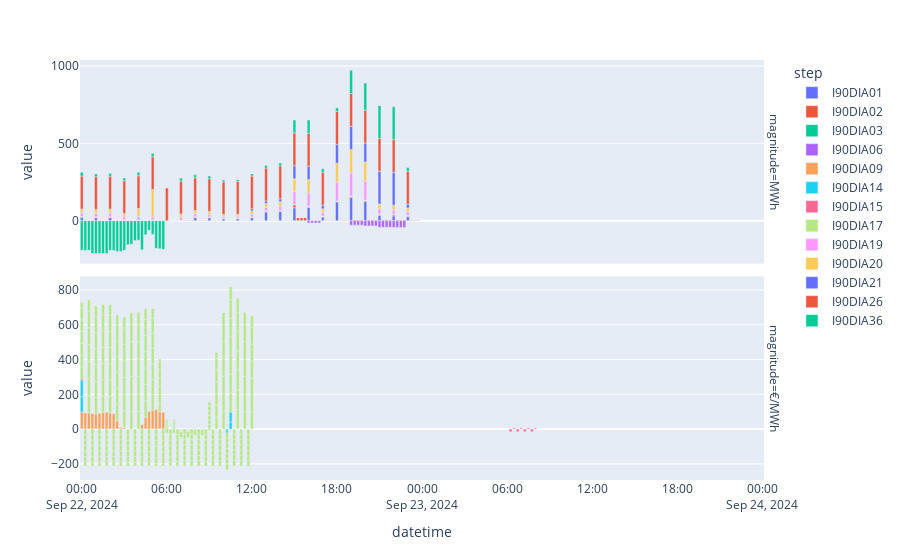

Notebook source saved alongside this figure:
### Code cell
import plotly.express as px

fig = px.bar(
    data_frame=df,
    x='datetime',
    y='value',
    color='step',
    hover_data=['program', 'magnitude', 'description_es'],
    facet_row='magnitude'
)

fig.update_yaxes(matches=None)

### Figure 1 — Plotly figure (JSON) as saved in the notebook; plotly's stock layout.template omitted (floating-point values rounded to 4 significant figures; data arrays with more than 128 entries replaced by an {"elided": "..."} marker saying what was removed)
{"data": [{"alignmentgroup": "True", "customdata": [["PVP", "MWh", "Resultado de la Programación Horaria del PVP"], ["PVP", "MWh", "Resultado de la Programación Horaria del PVP"], ["PVP", "MWh", "Resultado de la Programación Horaria del PVP"], ["PVP", "MWh", "Resultado de la Programación Horaria del PVP"], ["PVP", "MWh", "Resultado de la Programación Horaria del PVP"], ["PVP", "MWh", "Resultado de la Programación Horaria del PVP"], ["PVP", "MWh", "Resultado de la Programación Horaria del PVP"], ["PVP", "MWh", "Resultado de la Programación Horaria del PVP"], ["PVP", "MWh", "Resultado de la Programación Horaria del PVP"], ["PVP", "MWh", "Resultado de la Programación Horaria del PVP"], ["PVP", "MWh", "Resultado de la Programación Horaria del PVP"], ["PVP", "MWh", "Resultado de la Programación Horaria del PVP"], ["PVP", "MWh", "Resultado de la Programación Horaria del PVP"], ["PVP", "MWh", "Resultado de la Programación Horaria del PVP"], ["PVP", "MWh", "Resultado de la Programación Horaria del PVP"], ["PVP", "MWh", "Resultado de la Programación Horaria del PVP"], ["PVP", "MWh", "Resultado de la Programación Horaria del PVP"], ["PVP", "MWh", "Resultado de la Programación Horaria del PVP"], ["PVP", "MWh", "Resultado de la Programación Horaria del PVP"], ["PVP", "MWh", "Resultado de la Programación Horaria del PVP"], ["PVP", "MWh", "Resultado de la Programación Horaria del PVP"], ["PVP", "MWh", "Resultado de la Programación Horaria del PVP"], ["PVP", "MWh", "Resultado de la Programación Horaria del PVP"], ["PVP", "MWh", "Resultado de la Programación Horaria del PVP"]], "hovertemplate": "step=I90DIA01<br>magnitude=%{customdata[1]}<br>datetime=%{x}<br>value=%{y}<br>program=%{customdata[0]}<br>description_es=%{customdata[2]}<extra></extra>", "legendgroup": "I90DIA01", "marker": {"color": "#636efa", "pattern": {"shape": ""}}, "name": "I90DIA01", "offsetgroup": "I90DIA01", "orientation": "v", "showlegend": true, "textposition": "auto", "type": "bar", "x": ["2024-09-22T00:00:00+02:00", "2024-09-22T01:00:00+02:00", "2024-09-22T02:00:00+02:00", "2024-09-22T03:00:00+02:00", "2024-09-22T04:00:00+02:00", "2024-09-22T05:00:00+02:00", "2024-09-22T06:00:00+02:00", "2024-09-22T07:00:00+02:00", "2024-09-22T08:00:00+02:00", "2024-09-22T09:00:00+02:00", "2024-09-22T10:00:00+02:00", "2024-09-22T11:00:00+02:00", "2024-09-22T12:00:00+02:00", "2024-09-22T13:00:00+02:00", "2024-09-22T14:00:00+02:00", "2024-09-22T15:00:00+02:00", "2024-09-22T16:00:00+02:00", "2024-09-22T17:00:00+02:00", "2024-09-22T18:00:00+02:00", "2024-09-22T19:00:00+02:00", "2024-09-22T20:00:00+02:00", "2024-09-22T21:00:00+02:00", "2024-09-22T22:00:00+02:00", "2024-09-22T23:00:00+02:00"], "xaxis": "x2", "y": [21, 20, 20.5, null, null, null, null, null, 21.3, 19.7, 13.4, 13.8, 20.4, 57.1, 60.1, 83.6, 86.5, 24.1, 122, 150.5, 123, 33.5, 31.4, 26.9], "yaxis": "y2"}, {"alignmentgroup": "True", "customdata": {"elided": "96x3 str values"}, "hovertemplate": "step=I90DIA02<br>magnitude=%{customdata[1]}<br>datetime=%{x}<br>value=%{y}<br>program=%{customdata[0]}<br>description_es=%{customdata[2]}<extra></extra>", "legendgroup": "I90DIA02", "marker": {"color": "#EF553B", "pattern": {"shape": ""}}, "name": "I90DIA02", "offsetgroup": "I90DIA02", "orientation": "v", "showlegend": true, "textposition": "auto", "type": "bar", "x": ["2024-09-22T00:00:00+02:00", "2024-09-22T00:15:00+02:00", "2024-09-22T00:30:00+02:00", "2024-09-22T00:45:00+02:00", "2024-09-22T01:00:00+02:00", "2024-09-22T01:15:00+02:00", "2024-09-22T01:30:00+02:00", "2024-09-22T01:45:00+02:00", "2024-09-22T02:00:00+02:00", "2024-09-22T02:15:00+02:00", "2024-09-22T02:30:00+02:00", "2024-09-22T02:45:00+02:00", "2024-09-22T03:00:00+02:00", "2024-09-22T03:15:00+02:00", "2024-09-22T03:30:00+02:00", "2024-09-22T03:45:00+02:00", "2024-09-22T04:00:00+02:00", "2024-09-22T04:15:00+02:00", "2024-09-22T04:30:00+02:00", "2024-09-22T04:45:00+02:00", "2024-09-22T05:00:00+02:00", "2024-09-22T05:15:00+02:00", "2024-09-22T05:30:00+02:00", "2024-09-22T05:45:00+02:00", "2024-09-22T06:00:00+02:00", "2024-09-22T06:15:00+02:00", "2024-09-22T06:30:00+02:00", "2024-09-22T06:45:00+02:00", "2024-09-22T07:00:00+02:00", "2024-09-22T07:15:00+02:00", "2024-09-22T07:30:00+02:00", "2024-09-22T07:45:00+02:00", "2024-09-22T08:00:00+02:00", "2024-09-22T08:15:00+02:00", "2024-09-22T08:30:00+02:00", "2024-09-22T08:45:00+02:00", "2024-09-22T09:00:00+02:00", "2024-09-22T09:15:00+02:00", "2024-09-22T09:30:00+02:00", "2024-09-22T09:45:00+02:00", "2024-09-22T10:00:00+02:00", "2024-09-22T10:15:00+02:00", "2024-09-22T10:30:00+02:00", "2024-09-22T10:45:00+02:00", "2024-09-22T11:00:00+02:00", "2024-09-22T11:15:00+02:00", "2024-09-22T11:30:00+02:00", "2024-09-22T11:45:00+02:00", "2024-09-22T12:00:00+02:00", "2024-09-22T12:15:00+02:00", "2024-09-22T12:30:00+02:00", "2024-09-22T12:45:00+02:00", "2024-09-22T13:00:00+02:00", "2024-09-22T13:15:00+02:00", "2024-09-22T13:30:00+02:00", "2024-09-22T13:45:00+02:00", "2024-09-22T14:00:00+02:00", "2024-09-22T14:15:00+02:00", "2024-09-22T14:30:00+02:00", "2024-09-22T14:45:00+02:00", "2024-09-22T15:00:00+02:00", "2024-09-22T15:15:00+02:00", "2024-09-22T15:30:00+02:00", "2024-09-22T15:45:00+02:00", "2024-09-22T16:00:00+02:00", "2024-09-22T16:15:00+02:00", "2024-09-22T16:30:00+02:00", "2024-09-22T16:45:00+02:00", "2024-09-22T17:00:00+02:00", "2024-09-22T17:15:00+02:00", "2024-09-22T17:30:00+02:00", "2024-09-22T17:45:00+02:00", "2024-09-22T18:00:00+02:00", "2024-09-22T18:15:00+02:00", "2024-09-22T18:30:00+02:00", "2024-09-22T18:45:00+02:00", "2024-09-22T19:00:00+02:00", "2024-09-22T19:15:00+02:00", "2024-09-22T19:30:00+02:00", "2024-09-22T19:45:00+02:00", "2024-09-22T20:00:00+02:00", "2024-09-22T20:15:00+02:00", "2024-09-22T20:30:00+02:00", "2024-09-22T20:45:00+02:00", "2024-09-22T21:00:00+02:00", "2024-09-22T21:15:00+02:00", "2024-09-22T21:30:00+02:00", "2024-09-22T21:45:00+02:00", "2024-09-22T22:00:00+02:00", "2024-09-22T22:15:00+02:00", "2024-09-22T22:30:00+02:00", "2024-09-22T22:45:00+02:00", "2024-09-22T23:00:00+02:00", "2024-09-22T23:15:00+02:00", "2024-09-22T23:30:00+02:00", "2024-09-22T23:45:00+02:00"], "xaxis": "x2", "y": [6.15, 6.15, 6.15, 6.15, 4.375, 4.375, 4.375, 4.375, 4.65, 4.65, 4.65, 4.65, 4.625, 4.625, 4.625, 4.625, 5.425, 5.425, 5.425, 5.425, 5.65, 5.65, 5.65, 5.65, null, null, null, null, 4.875, 4.875, 4.875, 4.875, 4.925, 4.925, 4.925, 4.925, 4.425, 4.425, 4.425, 4.425, 2.925, 2.925, 2.925, 2.925, 3.05, 3.05, 3.05, 3.05, 3.45, 3.45, 3.45, 3.45, 4.15, 4.15, 4.15, 4.15, 4.875, 4.875, 4.875, 4.875, 20.9, 20.9, 20.9, 20.9, 6.625, 6.625, 6.625, 6.625, 5.875, 5.875, 5.875, 5.875, 6.125, 6.125, 6.125, 6.125, 8.875, 8.875, 8.875, 8.875, 10.38, 10.38, 10.38, 10.38, 10.78, 10.78, 10.78, 10.78, 9.775, 9.775, 9.775, 9.775, 6.2, 6.2, 6.2, 6.2], "yaxis": "y2"}, {"alignmentgroup": "True", "customdata": [["ResMD", "MWh", "Resultado de la Resolución de Restricciones en el Mercado Diario"], ["ResMD", "MWh", "Resultado de la Resolución de Restricciones en el Mercado Diario"], ["ResMD", "MWh", "Resultado de la Resolución de Restricciones en el Mercado Diario"], ["ResMD", "MWh", "Resultado de la Resolución de Restricciones en el Mercado Diario"], ["ResMD", "MWh", "Resultado de la Resolución de Restricciones en el Mercado Diario"], ["ResMD", "MWh", "Resultado de la Resolución de Restricciones en el Mercado Diario"], ["ResMD", "MWh", "Resultado de la Resolución de Restricciones en el Mercado Diario"], ["ResMD", "MWh", "Resultado de la Resolución de Restricciones en el Mercado Diario"], ["ResMD", "MWh", "Resultado de la Resolución de Restricciones en el Mercado Diario"], ["ResMD", "MWh", "Resultado de la Resolución de Restricciones en el Mercado Diario"], ["ResMD", "MWh", "Resultado de la Resolución de Restricciones en el Mercado Diario"], ["ResMD", "MWh", "Resultado de la Resolución de Restricciones en el Mercado Diario"], ["ResMD", "MWh", "Resultado de la Resolución de Restricciones en el Mercado Diario"], ["ResMD", "MWh", "Resultado de la Resolución de Restricciones en el Mercado Diario"], ["ResMD", "MWh", "Resultado de la Resolución de Restricciones en el Mercado Diario"], ["ResMD", "MWh", "Resultado de la Resolución de Restricciones en el Mercado Diario"], ["ResMD", "MWh", "Resultado de la Resolución de Restricciones en el Mercado Diario"], ["ResMD", "MWh", "Resultado de la Resolución de Restricciones en el Mercado Diario"], ["ResMD", "MWh", "Resultado de la Resolución de Restricciones en el Mercado Diario"], ["ResMD", "MWh", "Resultado de la Resolución de Restricciones en el Mercado Diario"], ["ResMD", "MWh", "Resultado de la Resolución de Restricciones en el Mercado Diario"], ["ResMD", "MWh", "Resultado de la Resolución de Restricciones en el Mercado Diario"], ["ResMD", "MWh", "Resultado de la Resolución de Restricciones en el Mercado Diario"], ["ResMD", "MWh", "Resultado de la Resolución de Restricciones en el Mercado Diario"]], "hovertemplate": "step=I90DIA03<br>magnitude=%{customdata[1]}<br>datetime=%{x}<br>value=%{y}<br>program=%{customdata[0]}<br>description_es=%{customdata[2]}<extra></extra>", "legendgroup": "I90DIA03", "marker": {"color": "#00cc96", "pattern": {"shape": ""}}, "name": "I90DIA03", "offsetgroup": "I90DIA03", "orientation": "v", "showlegend": true, "textposition": "auto", "type": "bar", "x": ["2024-09-22T00:00:00+02:00", "2024-09-22T00:15:00+02:00", "2024-09-22T00:30:00+02:00", "2024-09-22T00:45:00+02:00", "2024-09-22T01:00:00+02:00", "2024-09-22T01:15:00+02:00", "2024-09-22T01:30:00+02:00", "2024-09-22T01:45:00+02:00", "2024-09-22T02:00:00+02:00", "2024-09-22T02:15:00+02:00", "2024-09-22T02:30:00+02:00", "2024-09-22T02:45:00+02:00", "2024-09-22T03:00:00+02:00", "2024-09-22T03:15:00+02:00", "2024-09-22T03:30:00+02:00", "2024-09-22T03:45:00+02:00", "2024-09-22T04:00:00+02:00", "2024-09-22T04:15:00+02:00", "2024-09-22T04:30:00+02:00", "2024-09-22T04:45:00+02:00", "2024-09-22T05:00:00+02:00", "2024-09-22T05:15:00+02:00", "2024-09-22T05:30:00+02:00", "2024-09-22T05:45:00+02:00"], "xaxis": "x2", "y": [-191.1, -192.1, -191.6, -212.1, -212.1, -212.1, -212.1, -212.1, -190.8, -192.4, -198.7, -198.3, -191.7, -155, -152, -128.5, -125.6, -188, -90.1, -61.6, -89.1, -178.6, -180.7, -185.2], "yaxis": "y2"}, {"alignmentgroup": "True", "customdata": {"elided": "480x3 str values"}, "hovertemplate": "step=I90DIA06<br>magnitude=%{customdata[1]}<br>datetime=%{x}<br>value=%{y}<br>program=%{customdata[0]}<br>description_es=%{customdata[2]}<extra></extra>", "legendgroup": "I90DIA06", "marker": {"color": "#ab63fa", "pattern": {"shape": ""}}, "name": "I90DIA06", "offsetgroup": "I90DIA06", "orientation": "v", "showlegend": true, "textposition": "auto", "type": "bar", "x": {"elided": "480 str values"}, "xaxis": "x2", "y": {"elided": "480 float values"}, "yaxis": "y2"}, {"alignmentgroup": "True", "customdata": [["ResMD", "€/MWh", "Precios de la Resolución de Restricciones en el Mercado Diario"], ["ResMD", "€/MWh", "Precios de la Resolución de Restricciones en el Mercado Diario"], ["ResMD", "€/MWh", "Precios de la Resolución de Restricciones en el Mercado Diario"], ["ResMD", "€/MWh", "Precios de la Resolución de Restricciones en el Mercado Diario"], ["ResMD", "€/MWh", "Precios de la Resolución de Restricciones en el Mercado Diario"], ["ResMD", "€/MWh", "Precios de la Resolución de Restricciones en el Mercado Diario"], ["ResMD", "€/MWh", "Precios de la Resolución de Restricciones en el Mercado Diario"], ["ResMD", "€/MWh", "Precios de la Resolución de Restricciones en el Mercado Diario"], ["ResMD", "€/MWh", "Precios de la Resolución de Restricciones en el Mercado Diario"], ["ResMD", "€/MWh", "Precios de la Resolución de Restricciones en el Mercado Diario"], ["ResMD", "€/MWh", "Precios de la Resolución de Restricciones en el Mercado Diario"], ["ResMD", "€/MWh", "Precios de la Resolución de Restricciones en el Mercado Diario"], ["ResMD", "€/MWh", "Precios de la Resolución de Restricciones en el Mercado Diario"], ["ResMD", "€/MWh", "Precios de la Resolución de Restricciones en el Mercado Diario"], ["ResMD", "€/MWh", "Precios de la Resolución de Restricciones en el Mercado Diario"], ["ResMD", "€/MWh", "Precios de la Resolución de Restricciones en el Mercado Diario"], ["ResMD", "€/MWh", "Precios de la Resolución de Restricciones en el Mercado Diario"], ["ResMD", "€/MWh", "Precios de la Resolución de Restricciones en el Mercado Diario"], ["ResMD", "€/MWh", "Precios de la Resolución de Restricciones en el Mercado Diario"], ["ResMD", "€/MWh", "Precios de la Resolución de Restricciones en el Mercado Diario"], ["ResMD", "€/MWh", "Precios de la Resolución de Restricciones en el Mercado Diario"], ["ResMD", "€/MWh", "Precios de la Resolución de Restricciones en el Mercado Diario"], ["ResMD", "€/MWh", "Precios de la Resolución de Restricciones en el Mercado Diario"], ["ResMD", "€/MWh", "Precios de la Resolución de Restricciones en el Mercado Diario"]], "hovertemplate": "step=I90DIA09<br>magnitude=%{customdata[1]}<br>datetime=%{x}<br>value=%{y}<br>program=%{customdata[0]}<br>description_es=%{customdata[2]}<extra></extra>", "legendgroup": "I90DIA09", "marker": {"color": "#FFA15A", "pattern": {"shape": ""}}, "name": "I90DIA09", "offsetgroup": "I90DIA09", "orientation": "v", "showlegend": true, "textposition": "auto", "type": "bar", "x": ["2024-09-22T00:00:00+02:00", "2024-09-22T00:15:00+02:00", "2024-09-22T00:30:00+02:00", "2024-09-22T00:45:00+02:00", "2024-09-22T01:00:00+02:00", "2024-09-22T01:15:00+02:00", "2024-09-22T01:30:00+02:00", "2024-09-22T01:45:00+02:00", "2024-09-22T02:00:00+02:00", "2024-09-22T02:15:00+02:00", "2024-09-22T02:30:00+02:00", "2024-09-22T02:45:00+02:00", "2024-09-22T03:00:00+02:00", "2024-09-22T03:15:00+02:00", "2024-09-22T03:30:00+02:00", "2024-09-22T03:45:00+02:00", "2024-09-22T04:00:00+02:00", "2024-09-22T04:15:00+02:00", "2024-09-22T04:30:00+02:00", "2024-09-22T04:45:00+02:00", "2024-09-22T05:00:00+02:00", "2024-09-22T05:15:00+02:00", "2024-09-22T05:30:00+02:00", "2024-09-22T05:45:00+02:00"], "xaxis": "x", "y": [97.63, 93.23, 93.2, 90.1, 87.99, 91.95, 96.74, 97.35, 93.96, 88.28, 47.89, 9.522, 9.332, -2.02, -2.11, 0.03409, 0.05796, 26.1, 68.3, 101.1, 108.5, 112.2, 100.4, 97.63], "yaxis": "y"}, {"alignmentgroup": "True", "customdata": {"elided": "386x3 str values"}, "hovertemplate": "step=I90DIA14<br>magnitude=%{customdata[1]}<br>datetime=%{x}<br>value=%{y}<br>program=%{customdata[0]}<br>description_es=%{customdata[2]}<extra></extra>", "legendgroup": "I90DIA14", "marker": {"color": "#19d3f3", "pattern": {"shape": ""}}, "name": "I90DIA14", "offsetgroup": "I90DIA14", "orientation": "v", "showlegend": true, "textposition": "auto", "type": "bar", "x": {"elided": "386 str values"}, "xaxis": "x", "y": {"elided": "386 float values"}, "yaxis": "y"}, {"alignmentgroup": "True", "customdata": {"elided": "193x3 str values"}, "hovertemplate": "step=I90DIA15<br>magnitude=%{customdata[1]}<br>datetime=%{x}<br>value=%{y}<br>program=%{customdata[0]}<br>description_es=%{customdata[2]}<extra></extra>", "legendgroup": "I90DIA15", "marker": {"color": "#FF6692", "pattern": {"shape": ""}}, "name": "I90DIA15", "offsetgroup": "I90DIA15", "orientation": "v", "showlegend": true, "textposition": "auto", "type": "bar", "x": {"elided": "193 str values"}, "xaxis": "x", "y": {"elided": "193 int values"}, "yaxis": "y"}, {"alignmentgroup": "True", "customdata": {"elided": "343x3 str values"}, "hovertemplate": "step=I90DIA17<br>magnitude=%{customdata[1]}<br>datetime=%{x}<br>value=%{y}<br>program=%{customdata[0]}<br>description_es=%{customdata[2]}<extra></extra>", "legendgroup": "I90DIA17", "marker": {"color": "#B6E880", "pattern": {"shape": ""}}, "name": "I90DIA17", "offsetgroup": "I90DIA17", "orientation": "v", "showlegend": true, "textposition": "auto", "type": "bar", "x": {"elided": "343 str values"}, "xaxis": "x", "y": {"elided": "343 float values"}, "yaxis": "y"}, {"alignmentgroup": "True", "customdata": [["PHF1", "MWh", "Resultado de la Programación Horaria del PHF-1"], ["PHF1", "MWh", "Resultado de la Programación Horaria del PHF-1"], ["PHF1", "MWh", "Resultado de la Programación Horaria del PHF-1"], ["PHF1", "MWh", "Resultado de la Programación Horaria del PHF-1"], ["PHF1", "MWh", "Resultado de la Programación Horaria del PHF-1"], ["PHF1", "MWh", "Resultado de la Programación Horaria del PHF-1"], ["PHF1", "MWh", "Resultado de la Programación Horaria del PHF-1"], ["PHF1", "MWh", "Resultado de la Programación Horaria del PHF-1"], ["PHF1", "MWh", "Resultado de la Programación Horaria del PHF-1"], ["PHF1", "MWh", "Resultado de la Programación Horaria del PHF-1"], ["PHF1", "MWh", "Resultado de la Programación Horaria del PHF-1"], ["PHF1", "MWh", "Resultado de la Programación Horaria del PHF-1"], ["PHF1", "MWh", "Resultado de la Programación Horaria del PHF-1"], ["PHF1", "MWh", "Resultado de la Programación Horaria del PHF-1"], ["PHF1", "MWh", "Resultado de la Programación Horaria del PHF-1"], ["PHF1", "MWh", "Resultado de la Programación Horaria del PHF-1"], ["PHF1", "MWh", "Resultado de la Programación Horaria del PHF-1"], ["PHF1", "MWh", "Resultado de la Programación Horaria del PHF-1"], ["PHF1", "MWh", "Resultado de la Programación Horaria del PHF-1"], ["PHF1", "MWh", "Resultado de la Programación Horaria del PHF-1"], ["PHF1", "MWh", "Resultado de la Programación Horaria del PHF-1"], ["PHF1", "MWh", "Resultado de la Programación Horaria del PHF-1"], ["PHF1", "MWh", "Resultado de la Programación Horaria del PHF-1"], ["PHF1", "MWh", "Resultado de la Programación Horaria del PHF-1"]], "hovertemplate": "step=I90DIA19<br>magnitude=%{customdata[1]}<br>datetime=%{x}<br>value=%{y}<br>program=%{customdata[0]}<br>description_es=%{customdata[2]}<extra></extra>", "legendgroup": "I90DIA19", "marker": {"color": "#FF97FF", "pattern": {"shape": ""}}, "name": "I90DIA19", "offsetgroup": "I90DIA19", "orientation": "v", "showlegend": true, "textposition": "auto", "type": "bar", "x": ["2024-09-22T00:00:00+02:00", "2024-09-22T01:00:00+02:00", "2024-09-22T02:00:00+02:00", "2024-09-22T03:00:00+02:00", "2024-09-22T04:00:00+02:00", "2024-09-22T05:00:00+02:00", "2024-09-22T06:00:00+02:00", "2024-09-22T07:00:00+02:00", "2024-09-22T08:00:00+02:00", "2024-09-22T09:00:00+02:00", "2024-09-22T10:00:00+02:00", "2024-09-22T11:00:00+02:00", "2024-09-22T12:00:00+02:00", "2024-09-22T13:00:00+02:00", "2024-09-22T14:00:00+02:00", "2024-09-22T15:00:00+02:00", "2024-09-22T16:00:00+02:00", "2024-09-22T17:00:00+02:00", "2024-09-22T18:00:00+02:00", "2024-09-22T19:00:00+02:00", "2024-09-22T20:00:00+02:00", "2024-09-22T21:00:00+02:00", "2024-09-22T22:00:00+02:00", "2024-09-22T23:00:00+02:00"], "xaxis": "x2", "y": [24.6, 24.3, 25, 20.8, 21.8, 20.3, null, 19.5, 19.7, 17.7, 11.7, 12.2, 19.6, 25.1, 28.8, 83.6, 86.5, 23.5, 122, 150.5, 123, 31.8, 29.7, 24.7], "yaxis": "y2"}, {"alignmentgroup": "True", "customdata": [["PHF2", "MWh", "Resultado de la Programación Horaria del PHF-2"], ["PHF2", "MWh", "Resultado de la Programación Horaria del PHF-2"], ["PHF2", "MWh", "Resultado de la Programación Horaria del PHF-2"], ["PHF2", "MWh", "Resultado de la Programación Horaria del PHF-2"], ["PHF2", "MWh", "Resultado de la Programación Horaria del PHF-2"], ["PHF2", "MWh", "Resultado de la Programación Horaria del PHF-2"], ["PHF2", "MWh", "Resultado de la Programación Horaria del PHF-2"], ["PHF2", "MWh", "Resultado de la Programación Horaria del PHF-2"], ["PHF2", "MWh", "Resultado de la Programación Horaria del PHF-2"], ["PHF2", "MWh", "Resultado de la Programación Horaria del PHF-2"], ["PHF2", "MWh", "Resultado de la Programación Horaria del PHF-2"], ["PHF2", "MWh", "Resultado de la Programación Horaria del PHF-2"], ["PHF2", "MWh", "Resultado de la Programación Horaria del PHF-2"], ["PHF2", "MWh", "Resultado de la Programación Horaria del PHF-2"], ["PHF2", "MWh", "Resultado de la Programación Horaria del PHF-2"], ["PHF2", "MWh", "Resultado de la Programación Horaria del PHF-2"], ["PHF2", "MWh", "Resultado de la Programación Horaria del PHF-2"], ["PHF2", "MWh", "Resultado de la Programación Horaria del PHF-2"], ["PHF2", "MWh", "Resultado de la Programación Horaria del PHF-2"], ["PHF2", "MWh", "Resultado de la Programación Horaria del PHF-2"], ["PHF2", "MWh", "Resultado de la Programación Horaria del PHF-2"], ["PHF2", "MWh", "Resultado de la Programación Horaria del PHF-2"], ["PHF2", "MWh", "Resultado de la Programación Horaria del PHF-2"], ["PHF2", "MWh", "Resultado de la Programación Horaria del PHF-2"]], "hovertemplate": "step=I90DIA20<br>magnitude=%{customdata[1]}<br>datetime=%{x}<br>value=%{y}<br>program=%{customdata[0]}<br>description_es=%{customdata[2]}<extra></extra>", "legendgroup": "I90DIA20", "marker": {"color": "#FECB52", "pattern": {"shape": ""}}, "name": "I90DIA20", "offsetgroup": "I90DIA20", "orientation": "v", "showlegend": true, "textposition": "auto", "type": "bar", "x": ["2024-09-22T00:00:00+02:00", "2024-09-22T01:00:00+02:00", "2024-09-22T02:00:00+02:00", "2024-09-22T03:00:00+02:00", "2024-09-22T04:00:00+02:00", "2024-09-22T05:00:00+02:00", "2024-09-22T06:00:00+02:00", "2024-09-22T07:00:00+02:00", "2024-09-22T08:00:00+02:00", "2024-09-22T09:00:00+02:00", "2024-09-22T10:00:00+02:00", "2024-09-22T11:00:00+02:00", "2024-09-22T12:00:00+02:00", "2024-09-22T13:00:00+02:00", "2024-09-22T14:00:00+02:00", "2024-09-22T15:00:00+02:00", "2024-09-22T16:00:00+02:00", "2024-09-22T17:00:00+02:00", "2024-09-22T18:00:00+02:00", "2024-09-22T19:00:00+02:00", "2024-09-22T20:00:00+02:00", "2024-09-22T21:00:00+02:00", "2024-09-22T22:00:00+02:00", "2024-09-22T23:00:00+02:00"], "xaxis": "x2", "y": [24.6, 24.3, 25, 20.8, 51.8, 175.3, null, 19.5, 19.7, 17.7, 11.7, 12.2, 19.6, 25.1, 28.8, 83.6, 86.5, 23.5, 122, 150.5, 123, 31.8, 29.7, 24.7], "yaxis": "y2"}, {"alignmentgroup": "True", "customdata": [["PHF3", "MWh", "Resultado de la Programación Horaria del PHF-3"], ["PHF3", "MWh", "Resultado de la Programación Horaria del PHF-3"], ["PHF3", "MWh", "Resultado de la Programación Horaria del PHF-3"], ["PHF3", "MWh", "Resultado de la Programación Horaria del PHF-3"], ["PHF3", "MWh", "Resultado de la Programación Horaria del PHF-3"], ["PHF3", "MWh", "Resultado de la Programación Horaria del PHF-3"], ["PHF3", "MWh", "Resultado de la Programación Horaria del PHF-3"], ["PHF3", "MWh", "Resultado de la Programación Horaria del PHF-3"], ["PHF3", "MWh", "Resultado de la Programación Horaria del PHF-3"], ["PHF3", "MWh", "Resultado de la Programación Horaria del PHF-3"], ["PHF3", "MWh", "Resultado de la Programación Horaria del PHF-3"], ["PHF3", "MWh", "Resultado de la Programación Horaria del PHF-3"], ["PHF3", "MWh", "Resultado de la Programación Horaria del PHF-3"], ["PHF3", "MWh", "Resultado de la Programación Horaria del PHF-3"], ["PHF3", "MWh", "Resultado de la Programación Horaria del PHF-3"], ["PHF3", "MWh", "Resultado de la Programación Horaria del PHF-3"], ["PHF3", "MWh", "Resultado de la Programación Horaria del PHF-3"], ["PHF3", "MWh", "Resultado de la Programación Horaria del PHF-3"], ["PHF3", "MWh", "Resultado de la Programación Horaria del PHF-3"], ["PHF3", "MWh", "Resultado de la Programación Horaria del PHF-3"], ["PHF3", "MWh", "Resultado de la Programación Horaria del PHF-3"], ["PHF3", "MWh", "Resultado de la Programación Horaria del PHF-3"], ["PHF3", "MWh", "Resultado de la Programación Horaria del PHF-3"], ["PHF3", "MWh", "Resultado de la Programación Horaria del PHF-3"]], "hovertemplate": "step=I90DIA21<br>magnitude=%{customdata[1]}<br>datetime=%{x}<br>value=%{y}<br>program=%{customdata[0]}<br>description_es=%{customdata[2]}<extra></extra>", "legendgroup": "I90DIA21", "marker": {"color": "#636efa", "pattern": {"shape": ""}}, "name": "I90DIA21", "offsetgroup": "I90DIA21", "orientation": "v", "showlegend": true, "textposition": "auto", "type": "bar", "x": ["2024-09-22T00:00:00+02:00", "2024-09-22T01:00:00+02:00", "2024-09-22T02:00:00+02:00", "2024-09-22T03:00:00+02:00", "2024-09-22T04:00:00+02:00", "2024-09-22T05:00:00+02:00", "2024-09-22T06:00:00+02:00", "2024-09-22T07:00:00+02:00", "2024-09-22T08:00:00+02:00", "2024-09-22T09:00:00+02:00", "2024-09-22T10:00:00+02:00", "2024-09-22T11:00:00+02:00", "2024-09-22T12:00:00+02:00", "2024-09-22T13:00:00+02:00", "2024-09-22T14:00:00+02:00", "2024-09-22T15:00:00+02:00", "2024-09-22T16:00:00+02:00", "2024-09-22T17:00:00+02:00", "2024-09-22T18:00:00+02:00", "2024-09-22T19:00:00+02:00", "2024-09-22T20:00:00+02:00", "2024-09-22T21:00:00+02:00", "2024-09-22T22:00:00+02:00", "2024-09-22T23:00:00+02:00"], "xaxis": "x2", "y": [null, null, null, null, null, null, null, null, null, null, null, null, 13.8, 16.6, 19.5, 83.6, 86.5, 23.5, 122, 150.5, 123, 212.1, 212.1, 24.8], "yaxis": "y2"}, {"alignmentgroup": "True", "customdata": [["PBF", "MWh", "Resultado de la Programación Horaria del PBF"], ["PBF", "MWh", "Resultado de la Programación Horaria del PBF"], ["PBF", "MWh", "Resultado de la Programación Horaria del PBF"], ["PBF", "MWh", "Resultado de la Programación Horaria del PBF"], ["PBF", "MWh", "Resultado de la Programación Horaria del PBF"], ["PBF", "MWh", "Resultado de la Programación Horaria del PBF"], ["PBF", "MWh", "Resultado de la Programación Horaria del PBF"], ["PBF", "MWh", "Resultado de la Programación Horaria del PBF"], ["PBF", "MWh", "Resultado de la Programación Horaria del PBF"], ["PBF", "MWh", "Resultado de la Programación Horaria del PBF"], ["PBF", "MWh", "Resultado de la Programación Horaria del PBF"], ["PBF", "MWh", "Resultado de la Programación Horaria del PBF"], ["PBF", "MWh", "Resultado de la Programación Horaria del PBF"], ["PBF", "MWh", "Resultado de la Programación Horaria del PBF"], ["PBF", "MWh", "Resultado de la Programación Horaria del PBF"], ["PBF", "MWh", "Resultado de la Programación Horaria del PBF"], ["PBF", "MWh", "Resultado de la Programación Horaria del PBF"], ["PBF", "MWh", "Resultado de la Programación Horaria del PBF"], ["PBF", "MWh", "Resultado de la Programación Horaria del PBF"], ["PBF", "MWh", "Resultado de la Programación Horaria del PBF"], ["PBF", "MWh", "Resultado de la Programación Horaria del PBF"], ["PBF", "MWh", "Resultado de la Programación Horaria del PBF"], ["PBF", "MWh", "Resultado de la Programación Horaria del PBF"], ["PBF", "MWh", "Resultado de la Programación Horaria del PBF"]], "hovertemplate": "step=I90DIA26<br>magnitude=%{customdata[1]}<br>datetime=%{x}<br>value=%{y}<br>program=%{customdata[0]}<br>description_es=%{customdata[2]}<extra></extra>", "legendgroup": "I90DIA26", "marker": {"color": "#EF553B", "pattern": {"shape": ""}}, "name": "I90DIA26", "offsetgroup": "I90DIA26", "orientation": "v", "showlegend": true, "textposition": "auto", "type": "bar", "x": ["2024-09-22T00:00:00+02:00", "2024-09-22T01:00:00+02:00", "2024-09-22T02:00:00+02:00", "2024-09-22T03:00:00+02:00", "2024-09-22T04:00:00+02:00", "2024-09-22T05:00:00+02:00", "2024-09-22T06:00:00+02:00", "2024-09-22T07:00:00+02:00", "2024-09-22T08:00:00+02:00", "2024-09-22T09:00:00+02:00", "2024-09-22T10:00:00+02:00", "2024-09-22T11:00:00+02:00", "2024-09-22T12:00:00+02:00", "2024-09-22T13:00:00+02:00", "2024-09-22T14:00:00+02:00", "2024-09-22T15:00:00+02:00", "2024-09-22T16:00:00+02:00", "2024-09-22T17:00:00+02:00", "2024-09-22T18:00:00+02:00", "2024-09-22T19:00:00+02:00", "2024-09-22T20:00:00+02:00", "2024-09-22T21:00:00+02:00", "2024-09-22T22:00:00+02:00", "2024-09-22T23:00:00+02:00"], "xaxis": "x2", "y": [212.1, 212.1, 212.1, 212.1, 212.1, 212.1, 212.1, 212.1, 212.1, 212.1, 212.1, 212.1, 212.1, 212.1, 212.1, 212.1, 212.1, 212.1, 212.1, 212.1, 212.1, 212.1, 212.1, 212.1], "yaxis": "y2"}, {"alignmentgroup": "True", "customdata": [["PHFC", "MWh", "Resultado de la Programación Horaria del PHFC"], ["PHFC", "MWh", "Resultado de la Programación Horaria del PHFC"], ["PHFC", "MWh", "Resultado de la Programación Horaria del PHFC"], ["PHFC", "MWh", "Resultado de la Programación Horaria del PHFC"], ["PHFC", "MWh", "Resultado de la Programación Horaria del PHFC"], ["PHFC", "MWh", "Resultado de la Programación Horaria del PHFC"], ["PHFC", "MWh", "Resultado de la Programación Horaria del PHFC"], ["PHFC", "MWh", "Resultado de la Programación Horaria del PHFC"], ["PHFC", "MWh", "Resultado de la Programación Horaria del PHFC"], ["PHFC", "MWh", "Resultado de la Programación Horaria del PHFC"], ["PHFC", "MWh", "Resultado de la Programación Horaria del PHFC"], ["PHFC", "MWh", "Resultado de la Programación Horaria del PHFC"], ["PHFC", "MWh", "Resultado de la Programación Horaria del PHFC"], ["PHFC", "MWh", "Resultado de la Programación Horaria del PHFC"], ["PHFC", "MWh", "Resultado de la Programación Horaria del PHFC"], ["PHFC", "MWh", "Resultado de la Programación Horaria del PHFC"], ["PHFC", "MWh", "Resultado de la Programación Horaria del PHFC"], ["PHFC", "MWh", "Resultado de la Programación Horaria del PHFC"], ["PHFC", "MWh", "Resultado de la Programación Horaria del PHFC"], ["PHFC", "MWh", "Resultado de la Programación Horaria del PHFC"], ["PHFC", "MWh", "Resultado de la Programación Horaria del PHFC"], ["PHFC", "MWh", "Resultado de la Programación Horaria del PHFC"], ["PHFC", "MWh", "Resultado de la Programación Horaria del PHFC"], ["PHFC", "MWh", "Resultado de la Programación Horaria del PHFC"]], "hovertemplate": "step=I90DIA36<br>magnitude=%{customdata[1]}<br>datetime=%{x}<br>value=%{y}<br>program=%{customdata[0]}<br>description_es=%{customdata[2]}<extra></extra>", "legendgroup": "I90DIA36", "marker": {"color": "#00cc96", "pattern": {"shape": ""}}, "name": "I90DIA36", "offsetgroup": "I90DIA36", "orientation": "v", "showlegend": true, "textposition": "auto", "type": "bar", "x": ["2024-09-22T00:00:00+02:00", "2024-09-22T01:00:00+02:00", "2024-09-22T02:00:00+02:00", "2024-09-22T03:00:00+02:00", "2024-09-22T04:00:00+02:00", "2024-09-22T05:00:00+02:00", "2024-09-22T06:00:00+02:00", "2024-09-22T07:00:00+02:00", "2024-09-22T08:00:00+02:00", "2024-09-22T09:00:00+02:00", "2024-09-22T10:00:00+02:00", "2024-09-22T11:00:00+02:00", "2024-09-22T12:00:00+02:00", "2024-09-22T13:00:00+02:00", "2024-09-22T14:00:00+02:00", "2024-09-22T15:00:00+02:00", "2024-09-22T16:00:00+02:00", "2024-09-22T17:00:00+02:00", "2024-09-22T18:00:00+02:00", "2024-09-22T19:00:00+02:00", "2024-09-22T20:00:00+02:00", "2024-09-22T21:00:00+02:00", "2024-09-22T22:00:00+02:00", "2024-09-22T23:00:00+02:00"], "xaxis": "x2", "y": [24.6, 17.5, 18.6, 18.5, 21.7, 22.6, null, 19.5, 19.7, 17.7, 11.7, 12.2, 13.8, 16.6, 19.5, 83.6, 86.5, 23.5, 24.5, 150.5, 175.5, 212.1, 212.1, 24.8], "yaxis": "y2"}], "layout": {"annotations": [{"font": {}, "showarrow": false, "text": "magnitude=€/MWh", "textangle": 90, "x": 0.98, "xanchor": "left", "xref": "paper", "y": 0.2425, "yanchor": "middle", "yref": "paper"}, {"font": {}, "showarrow": false, "text": "magnitude=MWh", "textangle": 90, "x": 0.98, "xanchor": "left", "xref": "paper", "y": 0.7575, "yanchor": "middle", "yref": "paper"}], "barmode": "relative", "legend": {"title": {"text": "step"}, "tracegroupgap": 0}, "margin": {"t": 60}, "xaxis": {"anchor": "y", "domain": [0, 0.98], "title": {"text": "datetime"}}, "xaxis2": {"anchor": "y2", "domain": [0, 0.98], "matches": "x", "showticklabels": false}, "yaxis": {"anchor": "x", "domain": [0, 0.485], "title": {"text": "value"}}, "yaxis2": {"anchor": "x2", "domain": [0.515, 1], "title": {"text": "value"}}}}
